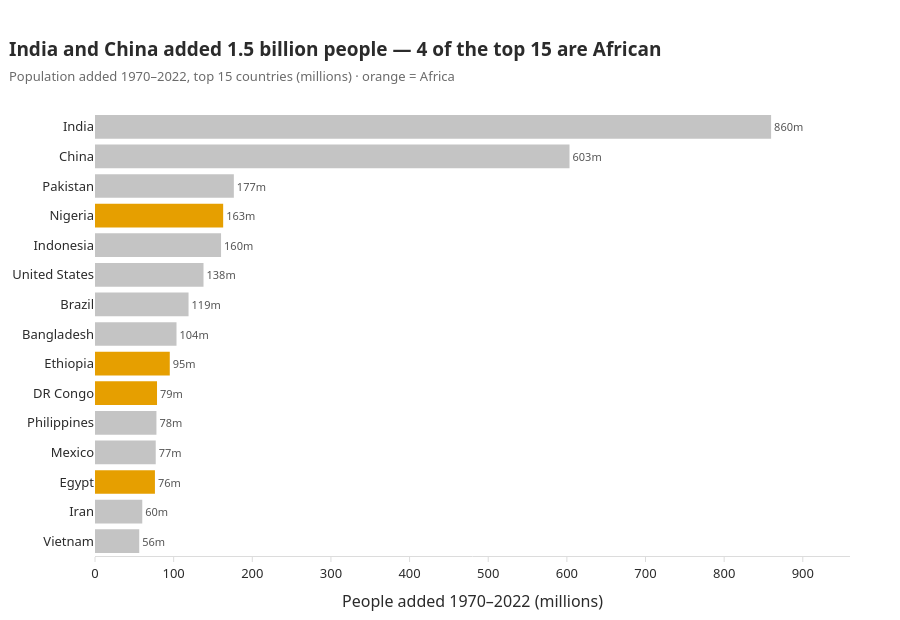

Write notebook code for a chart like this one.
### Markdown cell above
**Chart choice & justification:** I created a sorted horizontal bar chart to compare population growth across countries. I highlighted African countries in orange and kept the others grey with values shown at the end of each bar for easy comparison

### Code cell
top = (df.assign(Added=(df['2022 Population'] - df['1970 Population']) / 1e6)
         .nlargest(15, 'Added').sort_values('Added'))
bar_colors = [ACCENT if c == 'Africa' else GREY for c in top['Continent']]
fig2 = go.Figure(go.Bar(
    x=top['Added'], y=top['Country'], orientation='h',
    marker=dict(color=bar_colors, line=dict(width=0)),
    text=[f'{v:,.0f}m' for v in top['Added']], textposition='outside',
    textfont=dict(size=11, color='#555555'),
    customdata=top['Continent'],
    hovertemplate='%{y}<br>Added: %{x:,.0f} million<br>Continent: %{customdata}<extra></extra>'))
polish(fig2, 'India and China added 1.5 billion people \u2014 4 of the top 15 are African',
       'Population added 1970\u20132022, top 15 countries (millions) \u00b7 orange = Africa', height=620, showlegend=False)
fig2.update_xaxes(title='People added 1970\u20132022 (millions)', range=[0, 960])
fig2.update_yaxes(title=None, showgrid=False)

### Figure 1 — Plotly figure (JSON) as saved in the notebook; plotly's stock layout.template omitted (floating-point values rounded to 4 significant figures)
{"data": [{"customdata": ["Asia", "Asia", "Africa", "North America", "Asia", "Africa", "Africa", "Asia", "South America", "North America", "Asia", "Africa", "Asia", "Asia", "Asia"], "hovertemplate": "%{y}<br>Added: %{x:,.0f} million<br>Continent: %{customdata}<extra></extra>", "marker": {"color": ["#C4C4C4", "#C4C4C4", "#E69F00", "#C4C4C4", "#C4C4C4", "#E69F00", "#E69F00", "#C4C4C4", "#C4C4C4", "#C4C4C4", "#C4C4C4", "#E69F00", "#C4C4C4", "#C4C4C4", "#C4C4C4"], "line": {"width": 0}}, "orientation": "h", "text": ["56m", "60m", "76m", "77m", "78m", "79m", "95m", "104m", "119m", "138m", "160m", "163m", "177m", "603m", "860m"], "textfont": {"color": "#555555", "size": 11}, "textposition": "outside", "type": "bar", "x": [56.26, 60.1, 76.21, 77.21, 78.12, 78.86, 95.07, 103.6, 118.9, 138.0, 160.3, 163.0, 176.5, 603.4, 859.7], "y": ["Vietnam", "Iran", "Egypt", "Mexico", "Philippines", "DR Congo", "Ethiopia", "Bangladesh", "Brazil", "United States", "Indonesia", "Nigeria", "Pakistan", "China", "India"]}], "layout": {"font": {"color": "#2B2B2B", "family": "Segoe UI, Arial", "size": 13}, "height": 620, "hoverlabel": {"bgcolor": "white", "font": {"size": 12}}, "margin": {"b": 55, "l": 70, "r": 50, "t": 112}, "paper_bgcolor": "white", "plot_bgcolor": "white", "showlegend": false, "title": {"font": {"color": "#2B2B2B", "size": 19}, "text": "<b>India and China added 1.5 billion people — 4 of the top 15 are African</b><br><span style=\"font-size:13px;color:#6B6B6B\">Population added 1970–2022, top 15 countries (millions) · orange = Africa</span>", "x": 0.01, "xanchor": "left"}, "xaxis": {"linecolor": "#DCDCDC", "range": [0, 960], "showgrid": false, "showline": true, "tickcolor": "#DCDCDC", "ticks": "outside", "title": {"text": "People added 1970–2022 (millions)"}, "zeroline": false}, "yaxis": {"gridcolor": "#EFEFEF", "showgrid": false, "showline": false, "title": {}, "zeroline": false}}}
